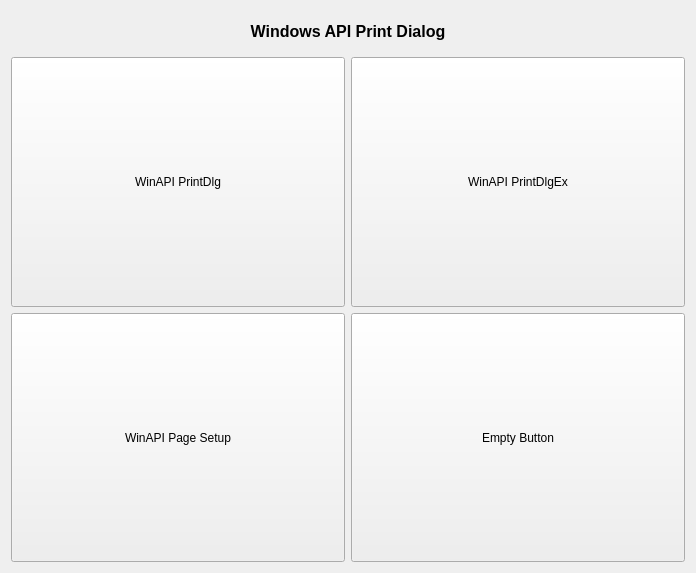
<?xml version="1.0" encoding="UTF-8"?>
<ui version="4.0">
 <class>MiscellaneousWinPrintDlg</class>
 <widget class="MiscellaneousBase" name="MiscellaneousWinPrintDlg">
  <property name="geometry">
   <rect>
    <x>0</x>
    <y>0</y>
    <width>696</width>
    <height>573</height>
   </rect>
  </property>
  <property name="windowTitle">
   <string>MiscellaneousWinPrintDlg</string>
  </property>
  <property name="styleSheet">
   <string notr="true"/>
  </property>
  <layout class="QVBoxLayout" name="verticalLayout">
   <item>
    <widget class="QLabel" name="lbTitle">
     <property name="minimumSize">
      <size>
       <width>0</width>
       <height>40</height>
      </size>
     </property>
     <property name="font">
      <font>
       <pointsize>12</pointsize>
       <weight>75</weight>
       <bold>true</bold>
      </font>
     </property>
     <property name="text">
      <string>Windows API Print Dialog</string>
     </property>
     <property name="alignment">
      <set>Qt::AlignCenter</set>
     </property>
    </widget>
   </item>
   <item>
    <layout class="QGridLayout" name="gridLayout">
     <property name="leftMargin">
      <number>0</number>
     </property>
     <property name="rightMargin">
      <number>0</number>
     </property>
     <item row="0" column="1">
      <widget class="QPushButton" name="btnPrintDlgEx">
       <property name="sizePolicy">
        <sizepolicy hsizetype="Expanding" vsizetype="Expanding">
         <horstretch>0</horstretch>
         <verstretch>0</verstretch>
        </sizepolicy>
       </property>
       <property name="minimumSize">
        <size>
         <width>140</width>
         <height>30</height>
        </size>
       </property>
       <property name="text">
        <string>WinAPI PrintDlgEx</string>
       </property>
      </widget>
     </item>
     <item row="0" column="0">
      <widget class="QPushButton" name="btnPrintDlg">
       <property name="sizePolicy">
        <sizepolicy hsizetype="Expanding" vsizetype="Expanding">
         <horstretch>0</horstretch>
         <verstretch>0</verstretch>
        </sizepolicy>
       </property>
       <property name="minimumSize">
        <size>
         <width>140</width>
         <height>30</height>
        </size>
       </property>
       <property name="text">
        <string>WinAPI PrintDlg</string>
       </property>
      </widget>
     </item>
     <item row="1" column="1">
      <widget class="QPushButton" name="btnEmpty1">
       <property name="sizePolicy">
        <sizepolicy hsizetype="Expanding" vsizetype="Expanding">
         <horstretch>0</horstretch>
         <verstretch>0</verstretch>
        </sizepolicy>
       </property>
       <property name="minimumSize">
        <size>
         <width>140</width>
         <height>30</height>
        </size>
       </property>
       <property name="text">
        <string>Empty Button</string>
       </property>
      </widget>
     </item>
     <item row="1" column="0">
      <widget class="QPushButton" name="btnPageSetup">
       <property name="sizePolicy">
        <sizepolicy hsizetype="Expanding" vsizetype="Expanding">
         <horstretch>0</horstretch>
         <verstretch>0</verstretch>
        </sizepolicy>
       </property>
       <property name="minimumSize">
        <size>
         <width>140</width>
         <height>30</height>
        </size>
       </property>
       <property name="text">
        <string>WinAPI Page Setup</string>
       </property>
      </widget>
     </item>
    </layout>
   </item>
  </layout>
 </widget>
 <layoutdefault spacing="6" margin="11"/>
 <customwidgets>
  <customwidget>
   <class>MiscellaneousBase</class>
   <extends>QWidget</extends>
   <header>miscellaneousbase.h</header>
   <container>1</container>
  </customwidget>
 </customwidgets>
 <resources/>
 <connections/>
</ui>
